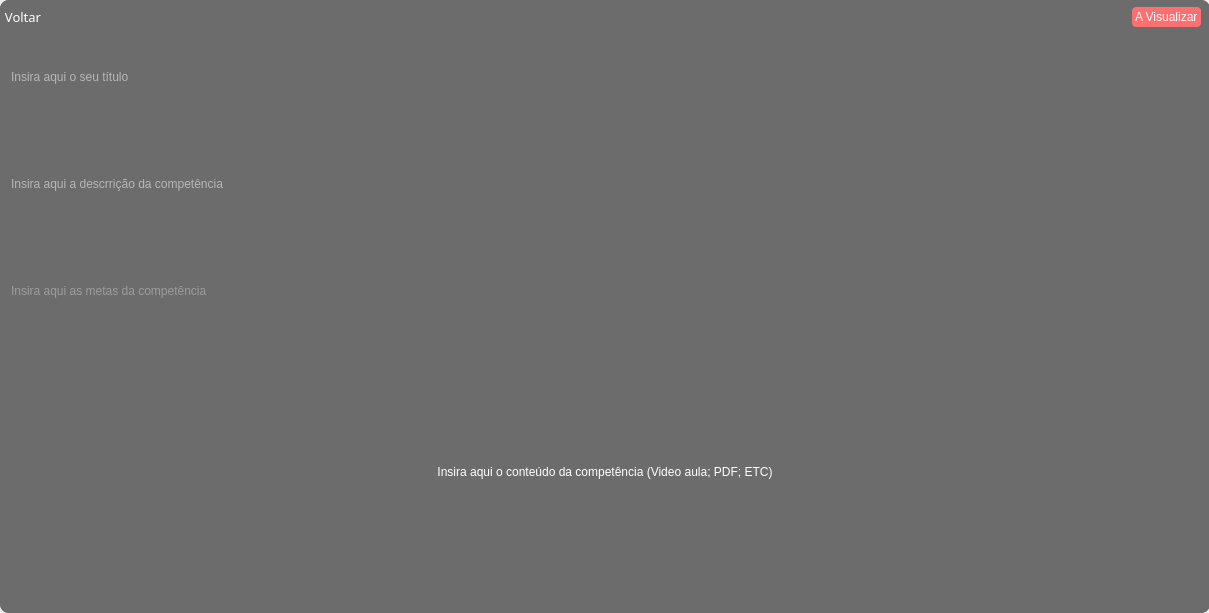
<?xml version="1.0" encoding="UTF-8"?>
<ui version="4.0">
 <class>Form</class>
 <widget class="QWidget" name="Form">
  <property name="geometry">
   <rect>
    <x>0</x>
    <y>0</y>
    <width>1209</width>
    <height>613</height>
   </rect>
  </property>
  <property name="windowTitle">
   <string>Form</string>
  </property>
  <widget class="QWidget" name="widget" native="true">
   <property name="geometry">
    <rect>
     <x>0</x>
     <y>0</y>
     <width>1210</width>
     <height>613</height>
    </rect>
   </property>
   <property name="styleSheet">
    <string notr="true">background-color: rgb(108, 108, 108);
border-radius: 9px;
color: rgb(255, 255, 255);
font: 63 8pt &quot;Inter 18pt SemiBold&quot;;</string>
   </property>
   <layout class="QVBoxLayout" name="verticalLayout_66">
    <item alignment="Qt::AlignLeft|Qt::AlignTop">
     <widget class="QWidget" name="widget_2" native="true">
      <property name="sizePolicy">
       <sizepolicy hsizetype="Expanding" vsizetype="Preferred">
        <horstretch>0</horstretch>
        <verstretch>0</verstretch>
       </sizepolicy>
      </property>
      <layout class="QHBoxLayout" name="horizontalLayout_25">
       <property name="leftMargin">
        <number>4</number>
       </property>
       <property name="topMargin">
        <number>7</number>
       </property>
       <item>
        <widget class="QPushButton" name="pushButton">
         <property name="font">
          <font>
           <family>Inter 18pt SemiBold</family>
           <pointsize>10</pointsize>
           <weight>7</weight>
           <italic>false</italic>
           <bold>false</bold>
          </font>
         </property>
         <property name="cursor">
          <cursorShape>PointingHandCursor</cursorShape>
         </property>
         <property name="styleSheet">
          <string notr="true">font: 63 10pt &quot;Inter 18pt SemiBold&quot;;</string>
         </property>
         <property name="text">
          <string>Voltar</string>
         </property>
         <property name="icon">
          <iconset resource="../../imagens/imgs.qrc">
           <normaloff>:/imgs/back.png</normaloff>:/imgs/back.png</iconset>
         </property>
        </widget>
       </item>
       <item>
        <spacer name="horizontalSpacer">
         <property name="orientation">
          <enum>Qt::Horizontal</enum>
         </property>
         <property name="sizeHint" stdset="0">
          <size>
           <width>4000</width>
           <height>20</height>
          </size>
         </property>
        </spacer>
       </item>
       <item>
        <widget class="QWidget" name="widget_3" native="true">
         <property name="styleSheet">
          <string notr="true">background-color:rgb(255, 111, 111);
border-radius: 4px;</string>
         </property>
         <layout class="QVBoxLayout" name="verticalLayout_106">
          <property name="spacing">
           <number>0</number>
          </property>
          <property name="leftMargin">
           <number>3</number>
          </property>
          <property name="topMargin">
           <number>0</number>
          </property>
          <property name="rightMargin">
           <number>3</number>
          </property>
          <property name="bottomMargin">
           <number>0</number>
          </property>
          <item>
           <widget class="QLabel" name="label">
            <property name="styleSheet">
             <string notr="true"/>
            </property>
            <property name="text">
             <string>A Visualizar</string>
            </property>
           </widget>
          </item>
         </layout>
        </widget>
       </item>
      </layout>
     </widget>
    </item>
    <item>
     <widget class="QWidget" name="widget_4" native="true">
      <property name="sizePolicy">
       <sizepolicy hsizetype="Preferred" vsizetype="Expanding">
        <horstretch>0</horstretch>
        <verstretch>0</verstretch>
       </sizepolicy>
      </property>
      <layout class="QVBoxLayout" name="verticalLayout_68">
       <item>
        <widget class="QLineEdit" name="lineedit_titulo_licao">
         <property name="sizePolicy">
          <sizepolicy hsizetype="Expanding" vsizetype="Expanding">
           <horstretch>0</horstretch>
           <verstretch>0</verstretch>
          </sizepolicy>
         </property>
         <property name="minimumSize">
          <size>
           <width>0</width>
           <height>0</height>
          </size>
         </property>
         <property name="maximumSize">
          <size>
           <width>16777215</width>
           <height>16777215</height>
          </size>
         </property>
         <property name="styleSheet">
          <string notr="true">font: 63 24pt &quot;Inter 18pt SemiBold&quot;;</string>
         </property>
         <property name="placeholderText">
          <string>Insira aqui o seu título</string>
         </property>
        </widget>
       </item>
       <item>
        <spacer name="verticalSpacer">
         <property name="orientation">
          <enum>Qt::Vertical</enum>
         </property>
         <property name="sizeHint" stdset="0">
          <size>
           <width>20</width>
           <height>40</height>
          </size>
         </property>
        </spacer>
       </item>
       <item>
        <widget class="QLineEdit" name="lineedit_descricao_licao">
         <property name="sizePolicy">
          <sizepolicy hsizetype="Expanding" vsizetype="Expanding">
           <horstretch>0</horstretch>
           <verstretch>0</verstretch>
          </sizepolicy>
         </property>
         <property name="minimumSize">
          <size>
           <width>0</width>
           <height>0</height>
          </size>
         </property>
         <property name="maximumSize">
          <size>
           <width>16777215</width>
           <height>16777215</height>
          </size>
         </property>
         <property name="styleSheet">
          <string notr="true">font: 63 14pt &quot;Inter 18pt SemiBold&quot;;</string>
         </property>
         <property name="text">
          <string/>
         </property>
         <property name="placeholderText">
          <string>Insira aqui a descrrição da competência</string>
         </property>
        </widget>
       </item>
       <item>
        <spacer name="verticalSpacer_2">
         <property name="orientation">
          <enum>Qt::Vertical</enum>
         </property>
         <property name="sizeHint" stdset="0">
          <size>
           <width>20</width>
           <height>40</height>
          </size>
         </property>
        </spacer>
       </item>
       <item>
        <widget class="QLineEdit" name="lineedit_metas_licao">
         <property name="sizePolicy">
          <sizepolicy hsizetype="Expanding" vsizetype="Expanding">
           <horstretch>0</horstretch>
           <verstretch>0</verstretch>
          </sizepolicy>
         </property>
         <property name="minimumSize">
          <size>
           <width>0</width>
           <height>0</height>
          </size>
         </property>
         <property name="maximumSize">
          <size>
           <width>16777215</width>
           <height>16777215</height>
          </size>
         </property>
         <property name="styleSheet">
          <string notr="true">font: 63 11pt &quot;Inter 18pt SemiBold&quot;;
color: rgb(203, 203, 203);</string>
         </property>
         <property name="text">
          <string/>
         </property>
         <property name="placeholderText">
          <string>Insira aqui as metas da competência</string>
         </property>
        </widget>
       </item>
      </layout>
     </widget>
    </item>
    <item>
     <widget class="QWidget" name="widget_5" native="true">
      <property name="sizePolicy">
       <sizepolicy hsizetype="Preferred" vsizetype="Expanding">
        <horstretch>0</horstretch>
        <verstretch>0</verstretch>
       </sizepolicy>
      </property>
      <property name="styleSheet">
       <string notr="true">QPushButton:hover{
	
	background-color: rgb(94, 94, 94);
}</string>
      </property>
      <layout class="QVBoxLayout" name="verticalLayout_69">
       <item>
        <widget class="QPushButton" name="btn_inserir_conteudo">
         <property name="sizePolicy">
          <sizepolicy hsizetype="Expanding" vsizetype="Expanding">
           <horstretch>0</horstretch>
           <verstretch>0</verstretch>
          </sizepolicy>
         </property>
         <property name="styleSheet">
          <string notr="true">font: 63 16pt &quot;Inter 18pt SemiBold&quot;;</string>
         </property>
         <property name="text">
          <string>Insira aqui o conteúdo da competência (Video aula; PDF; ETC)</string>
         </property>
        </widget>
       </item>
      </layout>
     </widget>
    </item>
   </layout>
  </widget>
 </widget>
 <resources>
  <include location="../../imagens/imgs.qrc"/>
 </resources>
 <connections/>
</ui>
